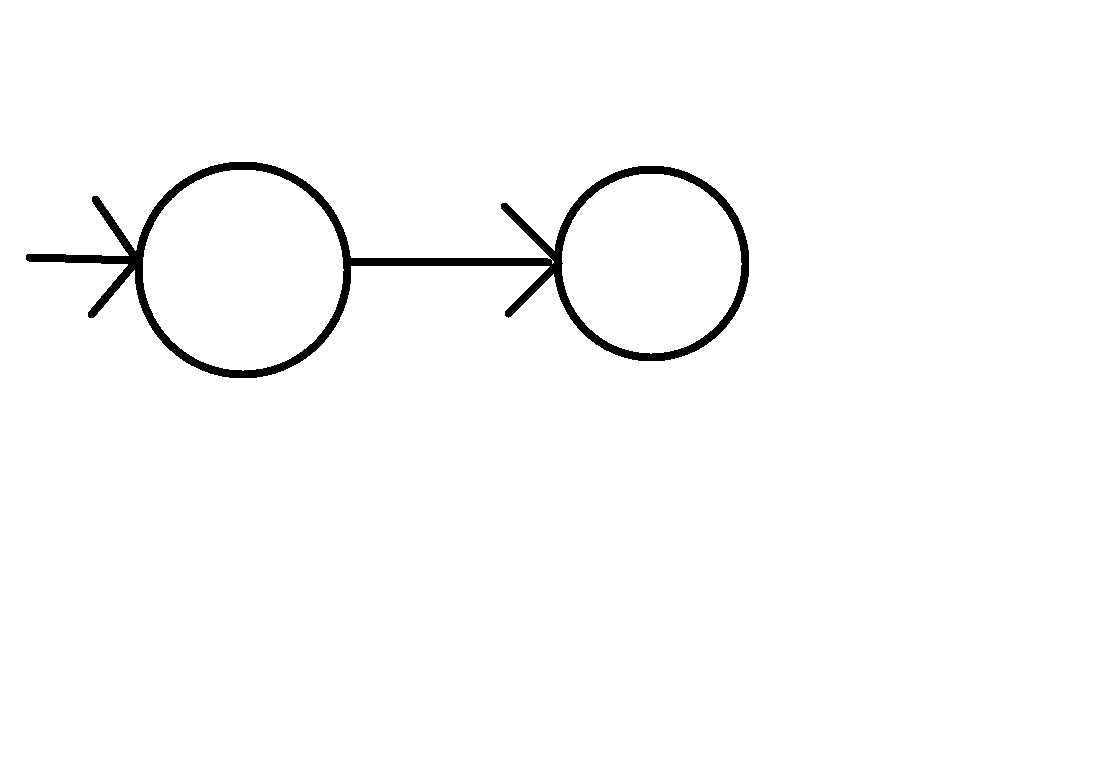
#> input picture images/test1.png, 1109 x 780 px, found by its file name
$ python detect_states.py
#> lines starting #> are read from the running program, lines starting #| are printed output that depends on the picture; after the words box and inside, x2 and y2 are one past the last pixel; in counts of white or black regions, pixels touching at a corner belong together
import cv2
import numpy as np

# ========================================
# 1. Load image
# ========================================

image = cv2.imread("C:/statetocode/images/test1.png")
#> image is the input picture: shape (780, 1109, 3); 98.3% white; 1 black region, box (x1, y1, x2, y2) and area: (26, 162, 749, 378) 14604

if image is None:
    print("Could not load image")
    exit()

print("Image loaded successfully")
print("Size:", image.shape)
#| Size: (780, 1109, 3)


# ========================================
# 2. Convert to grayscale
# ========================================

gray = cv2.cvtColor(image, cv2.COLOR_BGR2GRAY)

# Slight blur to reduce tiny noise
gray = cv2.GaussianBlur(gray, (5, 5), 0)


# ========================================
# 3. Detect edges
# ========================================

edges = cv2.Canny(
    gray,
    50,
    150
)
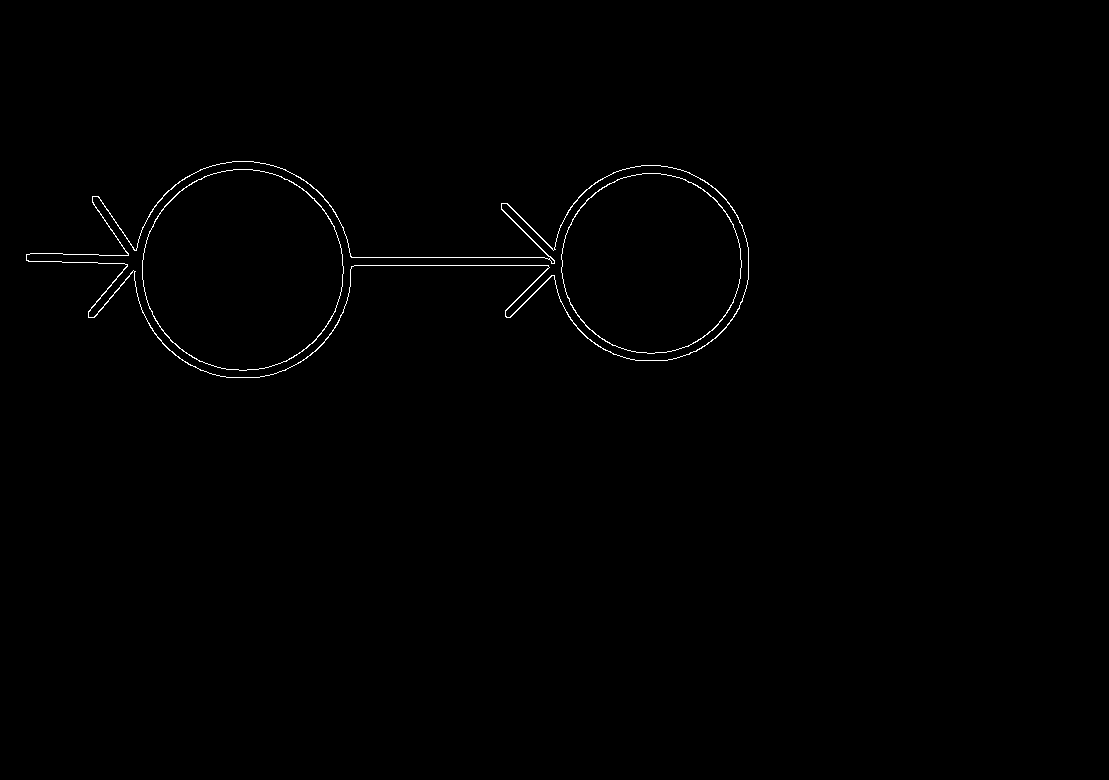
#> edges: shape (780, 1109); 0.47% white in thin lines or dots, all inside (x1, y1, x2, y2) = (26, 161, 749, 378)

cv2.imwrite(
    "C:/statetocode/images/edges.png",
    edges
)


# ========================================
# 4. Detect straight line segments
# ========================================

lines = cv2.HoughLinesP(
    edges,

    # Distance resolution
    rho=1,

    # Angular resolution
    theta=np.pi / 180,

    # Minimum number of votes
    threshold=40,

    # Minimum length of a detected line
    minLineLength=30,

    # Maximum gap between points belonging
    # to the same line
    maxLineGap=15
)
#> lines = 16 rows, first 6: [342, 265, 562, 265], [342, 257, 561, 257], [26, 260, 142, 264], [94, 317, 143, 257], [501, 208, 561, 270], [88, 311, 127, 265]


# ========================================
# 5. Check if lines were detected
# ========================================

if lines is None:

    print("No lines detected")
    exit()


print()
print("Detected line segments:", len(lines))
#| Detected line segments: 16
print()


# ========================================
# 6. Draw detected lines
# ========================================

line_image = image.copy()

for i, line in enumerate(lines):

    x1, y1, x2, y2 = line[0]

    # Calculate line length
    length = np.sqrt(
        (x2 - x1) ** 2 +
        (y2 - y1) ** 2
    )

    # Calculate angle
    angle = np.degrees(
        np.arctan2(
            y2 - y1,
            x2 - x1
        )
    )

    print(
        f"Line {i}: "
        f"({x1}, {y1}) -> ({x2}, {y2}) "
        f"length={length:.1f} "
        f"angle={angle:.1f}°"
    )

    # Draw line
    cv2.line(
        line_image,
        (x1, y1),
        (x2, y2),
        (0, 255, 0),
        3
    )

    # Draw index number
    cv2.putText(
        line_image,
        str(i),
        (x1, y1 - 5),
        cv2.FONT_HERSHEY_SIMPLEX,
        0.5,
        (255, 0, 0),
        2
    )
#> this loop made 16 passes
#> (x1, y1, x2, y2, length, angle) on passes 1 to 12: (342, 265, 562, 265, 220, 0), (342, 257, 561, 257, 219, 0), (26, 260, 142, 264, 116.1, 1.97), (94, 317, 143, 257, 77.47, -50.76), (501, 208, 561, 270, 86.28, 45.94), (88, 311, 127, 265, 60.31, -49.71), (92, 201, 128, 255, 64.9, 56.31), (510, 317, 562, 264, 74.25, -45.55), (506, 203, 561, 256, 76.38, 43.94), (590, 340, 620, 356, 34, 28.07), (30, 253, 98, 254, 68.01, 0.843), (505, 310, 562, 253, 80.61, -45)
#| Line 0: (342, 265) -> (562, 265) length=220.0 angle=0.0°
#| Line 1: (342, 257) -> (561, 257) length=219.0 angle=0.0°
#| Line 2: (26, 260) -> (142, 264) length=116.1 angle=2.0°
#| Line 3: (94, 317) -> (143, 257) length=77.5 angle=-50.8°
#| Line 4: (501, 208) -> (561, 270) length=86.3 angle=45.9°
#| Line 5: (88, 311) -> (127, 265) length=60.3 angle=-49.7°
#| Line 6: (92, 201) -> (128, 255) length=64.9 angle=56.3°
#| Line 7: (510, 317) -> (562, 264) length=74.2 angle=-45.5°
#> (further printed lines are left out)
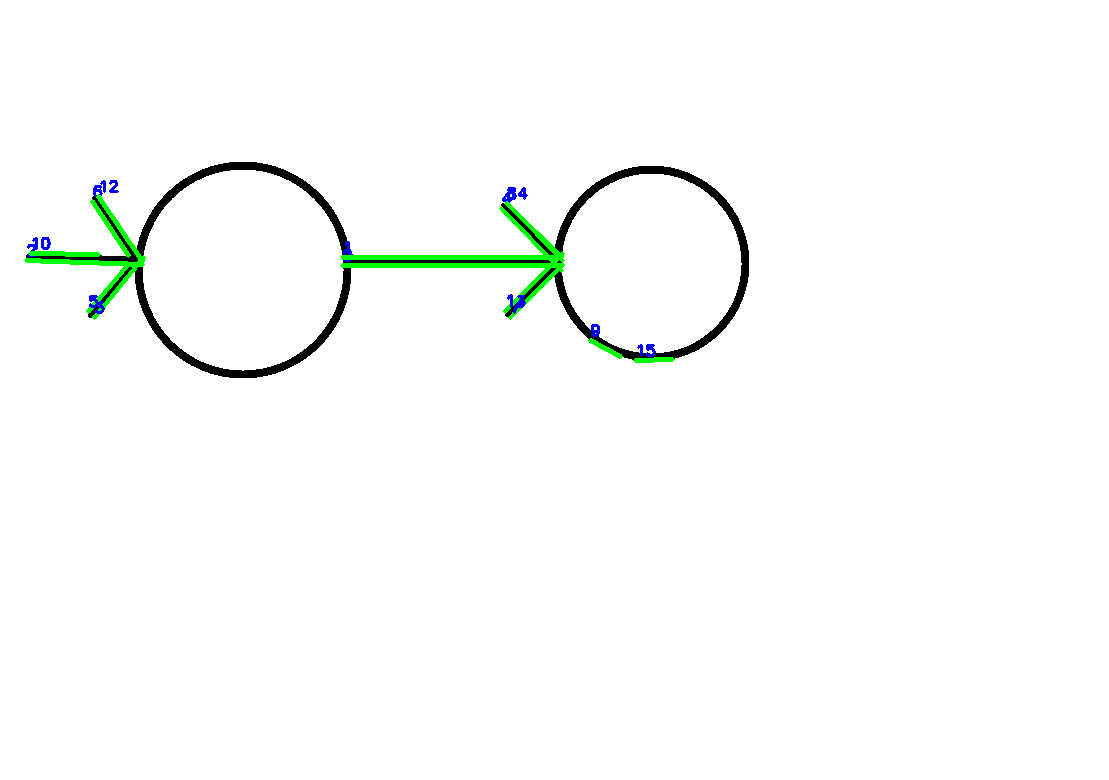
#> line_image: shape (780, 1109, 3); 0.83% of pixels changed, all inside (x1, y1, x2, y2) = (24, 180, 675, 363)


# ========================================
# 7. Save result
# ========================================

cv2.imwrite(
    "C:/statetocode/images/detected_lines.png",
    line_image
)

print()
print("Saved detected_lines.png")

$ run again, with images/circles_removed.png copied over images/test1.png
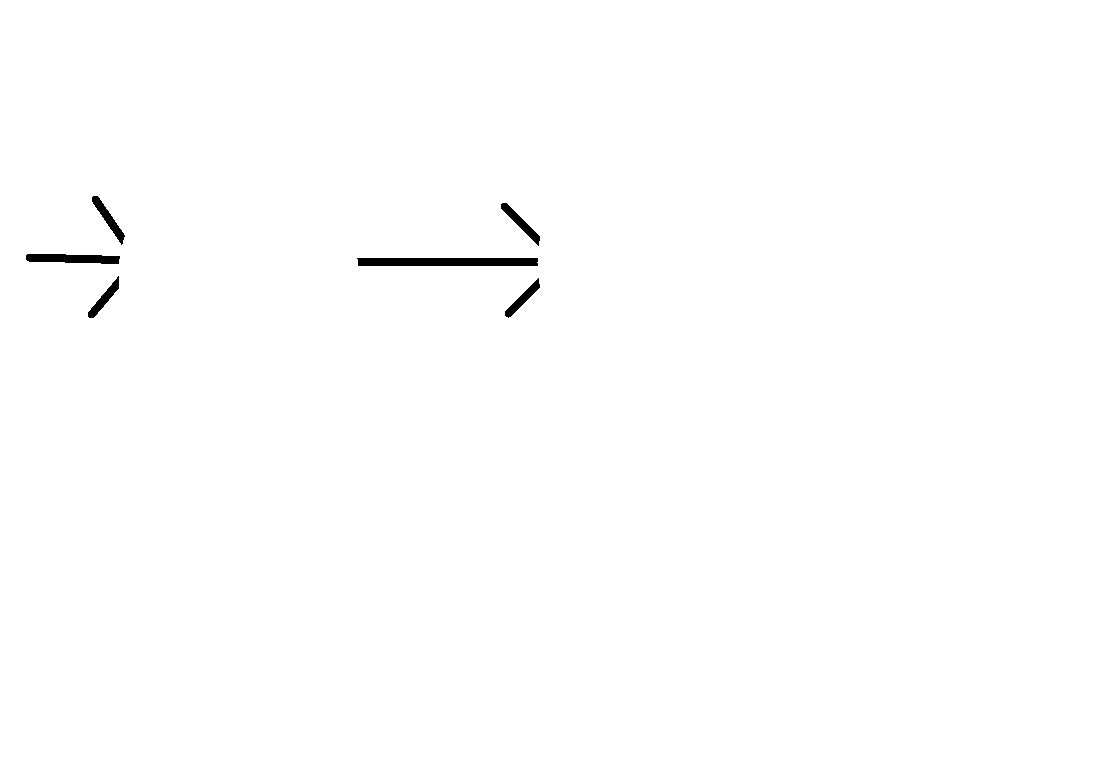
#> input picture images/circles_removed.png, 1109 x 780 px, found by its file name
#> image is the input picture: shape (780, 1109, 3); 99.6% white; 6 black regions, box (x1, y1, x2, y2) and area: (357, 258, 538, 266) 1440, (26, 254, 120, 264) 744, (92, 196, 125, 245) 419, (501, 203, 540, 246) 407, (88, 276, 119, 318) 364, (505, 278, 540, 318) 363
#| Size: (780, 1109, 3)
#> `edges = cv2.Canny( gray, 50, 150 )`:
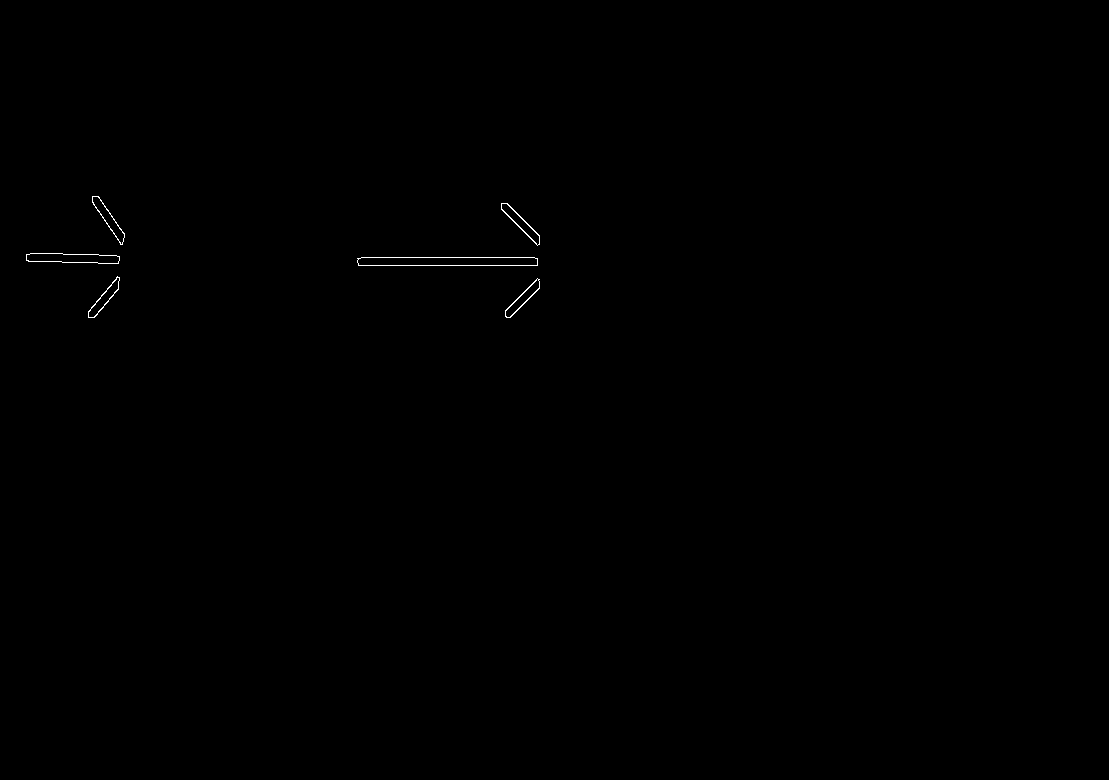
#> edges: shape (780, 1109); 0.13% white in thin lines or dots, all inside (x1, y1, x2, y2) = (26, 196, 540, 318)
#> lines = [[358, 265, 537, 265], [361, 257, 534, 257], [26, 260, 118, 263], [30, 253, 98, 254], [501, 208, 535, 243], [505, 310, 536, 280], [507, 203, 539, 236], [88, 312, 117, 276], [510, 317, 539, 287], [92, 200, 120, 244]]
#| Detected line segments: 10
#> the loop `for i, line in enumerate(lines): ` made 10 passes
#> (x1, y1, x2, y2, length, angle) on passes 1 to 8: (358, 265, 537, 265, 179, 0), (361, 257, 534, 257, 173, 0), (26, 260, 118, 263, 92.05, 1.87), (30, 253, 98, 254, 68.01, 0.843), (501, 208, 535, 243, 48.8, 45.83), (505, 310, 536, 280, 43.14, -44.06), (507, 203, 539, 236, 45.97, 45.88), (88, 312, 117, 276, 46.23, -51.15)
#> (printed output is left out)
#> after the loop `for i, line in enumerate(lines):`:
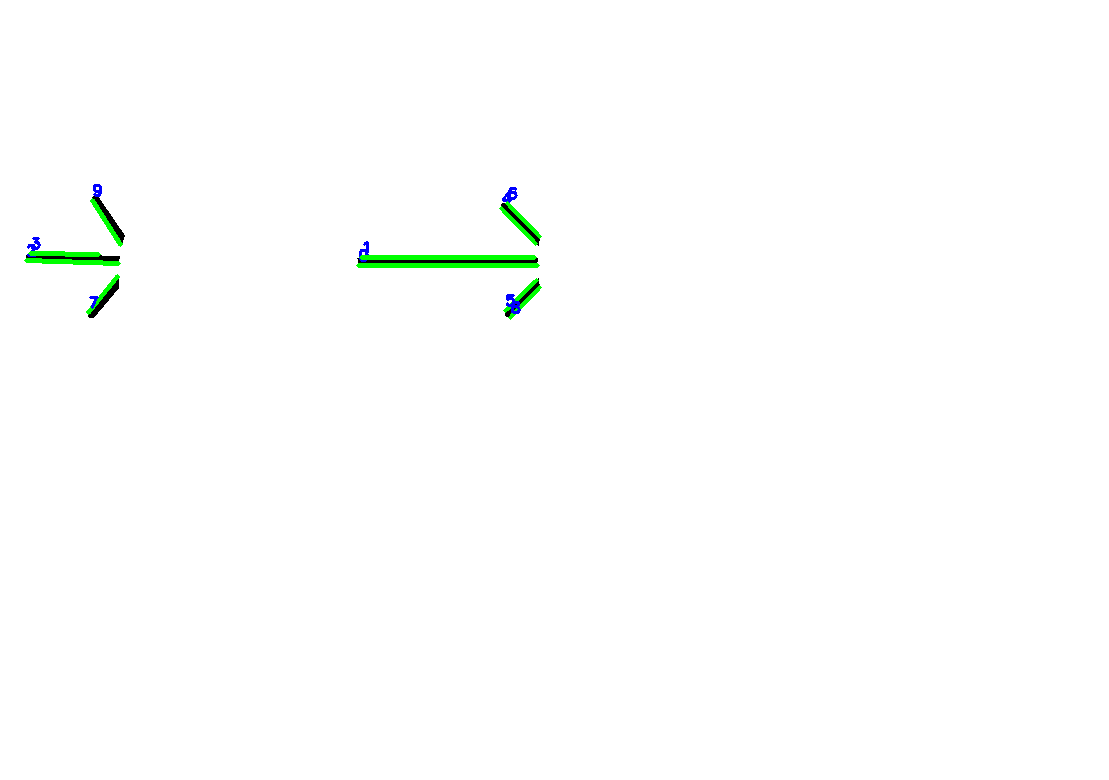
#> line_image: shape (780, 1109, 3); 0.52% of pixels changed, all inside (x1, y1, x2, y2) = (24, 184, 542, 320)
